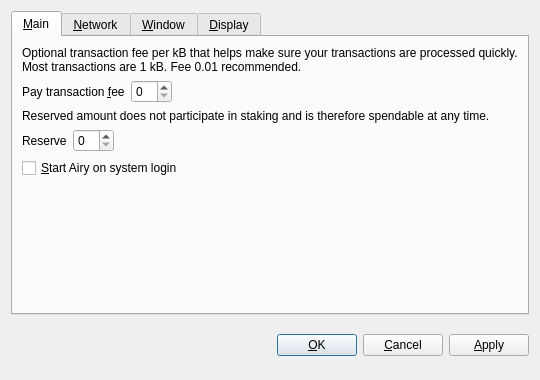
<?xml version="1.0" encoding="UTF-8"?>
<ui version="4.0">
 <class>OptionsDialog</class>
 <widget class="QDialog" name="OptionsDialog">
  <property name="geometry">
   <rect>
    <x>0</x>
    <y>0</y>
    <width>540</width>
    <height>380</height>
   </rect>
  </property>
  <property name="windowTitle">
   <string>Options</string>
  </property>
  <property name="modal">
   <bool>true</bool>
  </property>
  <layout class="QVBoxLayout" name="verticalLayout">
   <item>
    <widget class="QTabWidget" name="tabWidget">
     <property name="tabPosition">
      <enum>QTabWidget::North</enum>
     </property>
     <property name="currentIndex">
      <number>0</number>
     </property>
     <widget class="QWidget" name="tabMain">
      <attribute name="title">
       <string>&amp;Main</string>
      </attribute>
      <layout class="QVBoxLayout" name="verticalLayout_Main">
       <item>
        <widget class="QLabel" name="transactionFeeInfoLabel">
         <property name="text">
          <string>Optional transaction fee per kB that helps make sure your transactions are processed quickly. Most transactions are 1 kB. Fee 0.01 recommended.</string>
         </property>
         <property name="textFormat">
          <enum>Qt::PlainText</enum>
         </property>
         <property name="wordWrap">
          <bool>true</bool>
         </property>
        </widget>
       </item>
       <item>
        <layout class="QHBoxLayout" name="horizontalLayoutFee">
         <item>
          <widget class="QLabel" name="transactionFeeLabel">
           <property name="text">
            <string>Pay transaction &amp;fee</string>
           </property>
           <property name="textFormat">
            <enum>Qt::PlainText</enum>
           </property>
           <property name="buddy">
            <cstring>transactionFee</cstring>
           </property>
          </widget>
         </item>
         <item>
          <widget class="BitcoinAmountField" name="transactionFee"/>
         </item>
         <item>
          <spacer name="horizontalSpacerFee">
           <property name="orientation">
            <enum>Qt::Horizontal</enum>
           </property>
           <property name="sizeHint" stdset="0">
            <size>
             <width>40</width>
             <height>20</height>
            </size>
           </property>
          </spacer>
         </item>
        </layout>
       </item>
       <item>
        <widget class="QLabel" name="reserveBalanceInfoLabel">
         <property name="text">
          <string>Reserved amount does not participate in staking and is therefore spendable at any time.</string>
         </property>
         <property name="textFormat">
          <enum>Qt::PlainText</enum>
         </property>
         <property name="wordWrap">
          <bool>true</bool>
         </property>
        </widget>
       </item>
       <item>
        <layout class="QHBoxLayout" name="horizontalLayoutReserveBalance">
         <item>
          <widget class="QLabel" name="reserveBalanceLabel">
           <property name="text">
            <string>Reserve</string>
           </property>
           <property name="textFormat">
            <enum>Qt::PlainText</enum>
           </property>
           <property name="buddy">
            <cstring>reserveBalance</cstring>
           </property>
          </widget>
         </item>
         <item>
          <widget class="BitcoinAmountField" name="reserveBalance"/>
         </item>
         <item>
          <spacer name="horizontalSpacerReserveBalance">
           <property name="orientation">
            <enum>Qt::Horizontal</enum>
           </property>
           <property name="sizeHint" stdset="0">
            <size>
             <width>40</width>
             <height>20</height>
            </size>
           </property>
          </spacer>
         </item>
        </layout>
       </item>
       <item>
        <widget class="QCheckBox" name="bitcoinAtStartup">
         <property name="toolTip">
          <string>Automatically start Airy after logging in to the system.</string>
         </property>
         <property name="text">
          <string>&amp;Start Airy on system login</string>
         </property>
        </widget>
       </item>
       <item>
        <spacer name="verticalSpacer_Main">
         <property name="orientation">
          <enum>Qt::Vertical</enum>
         </property>
         <property name="sizeHint" stdset="0">
          <size>
           <width>20</width>
           <height>40</height>
          </size>
         </property>
        </spacer>
       </item>
      </layout>
     </widget>
     <widget class="QWidget" name="tabNetwork">
      <attribute name="title">
       <string>&amp;Network</string>
      </attribute>
      <layout class="QVBoxLayout" name="verticalLayout_Network">
       <item>
        <widget class="QCheckBox" name="mapPortUpnp">
         <property name="toolTip">
          <string>Automatically open the Airy client port on the router. This only works when your router supports UPnP and it is enabled.</string>
         </property>
         <property name="text">
          <string>Map port using &amp;UPnP</string>
         </property>
        </widget>
       </item>
       <item>
        <widget class="QCheckBox" name="connectSocks">
         <property name="toolTip">
          <string>Connect to the Airy network through a SOCKS5 proxy (e.g. when connecting through Tor).</string>
         </property>
         <property name="text">
          <string>&amp;Connect through SOCKS5 proxy:</string>
         </property>
        </widget>
       </item>
       <item>
        <layout class="QHBoxLayout" name="horizontalLayout_Network">
         <item>
          <widget class="QLabel" name="proxyIpLabel">
           <property name="text">
            <string>Proxy &amp;IP:</string>
           </property>
           <property name="textFormat">
            <enum>Qt::PlainText</enum>
           </property>
           <property name="buddy">
            <cstring>proxyIp</cstring>
           </property>
          </widget>
         </item>
         <item>
          <widget class="QValidatedLineEdit" name="proxyIp">
           <property name="maximumSize">
            <size>
             <width>140</width>
             <height>16777215</height>
            </size>
           </property>
           <property name="toolTip">
            <string>IP address of the proxy (e.g. 127.0.0.1)</string>
           </property>
          </widget>
         </item>
         <item>
          <widget class="QLabel" name="proxyPortLabel">
           <property name="text">
            <string>&amp;Port:</string>
           </property>
           <property name="textFormat">
            <enum>Qt::PlainText</enum>
           </property>
           <property name="buddy">
            <cstring>proxyPort</cstring>
           </property>
          </widget>
         </item>
         <item>
          <widget class="QLineEdit" name="proxyPort">
           <property name="maximumSize">
            <size>
             <width>55</width>
             <height>16777215</height>
            </size>
           </property>
           <property name="toolTip">
            <string>Port of the proxy (e.g. 9050)</string>
           </property>
          </widget>
         </item>
         <item>
          <spacer name="horizontalSpacer_Network">
           <property name="orientation">
            <enum>Qt::Horizontal</enum>
           </property>
           <property name="sizeHint" stdset="0">
            <size>
             <width>40</width>
             <height>20</height>
            </size>
           </property>
          </spacer>
         </item>
        </layout>
       </item>
       <item>
        <spacer name="verticalSpacer_Network">
         <property name="orientation">
          <enum>Qt::Vertical</enum>
         </property>
         <property name="sizeHint" stdset="0">
          <size>
           <width>20</width>
           <height>40</height>
          </size>
         </property>
        </spacer>
       </item>
      </layout>
     </widget>
     <widget class="QWidget" name="tabWindow">
      <attribute name="title">
       <string>&amp;Window</string>
      </attribute>
      <layout class="QVBoxLayout" name="verticalLayout_Window">
       <item>
        <widget class="QCheckBox" name="minimizeToTray">
         <property name="toolTip">
          <string>Show only a tray icon after minimizing the window.</string>
         </property>
         <property name="text">
          <string>&amp;Minimize to the tray instead of the taskbar</string>
         </property>
        </widget>
       </item>
       <item>
        <widget class="QCheckBox" name="minimizeOnClose">
         <property name="toolTip">
          <string>Minimize instead of exit the application when the window is closed. When this option is enabled, the application will be closed only after selecting Quit in the menu.</string>
         </property>
         <property name="text">
          <string>M&amp;inimize on close</string>
         </property>
        </widget>
       </item>
       <item>
        <spacer name="verticalSpacer_Window">
         <property name="orientation">
          <enum>Qt::Vertical</enum>
         </property>
         <property name="sizeHint" stdset="0">
          <size>
           <width>20</width>
           <height>40</height>
          </size>
         </property>
        </spacer>
       </item>
      </layout>
     </widget>
     <widget class="QWidget" name="tabDisplay">
      <attribute name="title">
       <string>&amp;Display</string>
      </attribute>
      <layout class="QVBoxLayout" name="verticalLayout_Display">
       <item>
        <layout class="QHBoxLayout" name="horizontalLayout_1_Display">
         <item>
          <widget class="QLabel" name="langLabel">
           <property name="text">
            <string>User Interface &amp;language:</string>
           </property>
           <property name="textFormat">
            <enum>Qt::PlainText</enum>
           </property>
           <property name="buddy">
            <cstring>lang</cstring>
           </property>
          </widget>
         </item>
         <item>
          <widget class="QValueComboBox" name="lang">
           <property name="toolTip">
            <string>The user interface language can be set here. This setting will take effect after restarting Airy.</string>
           </property>
          </widget>
         </item>
        </layout>
       </item>
       <item>
        <layout class="QHBoxLayout" name="horizontalLayout_2_Display">
         <item>
          <widget class="QLabel" name="unitLabel">
           <property name="text">
            <string>&amp;Unit to show amounts in:</string>
           </property>
           <property name="textFormat">
            <enum>Qt::PlainText</enum>
           </property>
           <property name="buddy">
            <cstring>unit</cstring>
           </property>
          </widget>
         </item>
         <item>
          <widget class="QValueComboBox" name="unit">
           <property name="toolTip">
            <string>Choose the default subdivision unit to show in the interface and when sending coins.</string>
           </property>
          </widget>
         </item>
        </layout>
       </item>
       <item>
        <widget class="QCheckBox" name="coinControlFeatures">
         <property name="toolTip">
          <string>Whether to show coin control features or not.</string>
         </property>
         <property name="text">
          <string>Display coin &amp;control features (experts only!)</string>
         </property>
        </widget>
       </item>
       <item>
        <widget class="QCheckBox" name="useBlackTheme">
         <property name="text">
          <string>Use black visual theme (requires restart)</string>
         </property>
        </widget>
       </item>
       <item>
        <spacer name="verticalSpacer_Display">
         <property name="orientation">
          <enum>Qt::Vertical</enum>
         </property>
         <property name="sizeHint" stdset="0">
          <size>
           <width>20</width>
           <height>40</height>
          </size>
         </property>
        </spacer>
       </item>
      </layout>
     </widget>
    </widget>
   </item>
   <item>
    <layout class="QHBoxLayout" name="horizontalLayout_Buttons">
     <item>
      <spacer name="horizontalSpacer_1">
       <property name="orientation">
        <enum>Qt::Horizontal</enum>
       </property>
       <property name="sizeHint" stdset="0">
        <size>
         <width>40</width>
         <height>48</height>
        </size>
       </property>
      </spacer>
     </item>
     <item>
      <widget class="QLabel" name="statusLabel">
       <property name="font">
        <font>
         <weight>75</weight>
         <bold>true</bold>
        </font>
       </property>
       <property name="text">
        <string/>
       </property>
       <property name="textFormat">
        <enum>Qt::PlainText</enum>
       </property>
       <property name="wordWrap">
        <bool>true</bool>
       </property>
      </widget>
     </item>
     <item>
      <spacer name="horizontalSpacer_2">
       <property name="orientation">
        <enum>Qt::Horizontal</enum>
       </property>
       <property name="sizeHint" stdset="0">
        <size>
         <width>40</width>
         <height>48</height>
        </size>
       </property>
      </spacer>
     </item>
     <item>
      <widget class="QPushButton" name="okButton">
       <property name="text">
        <string>&amp;OK</string>
       </property>
      </widget>
     </item>
     <item>
      <widget class="QPushButton" name="cancelButton">
       <property name="text">
        <string>&amp;Cancel</string>
       </property>
       <property name="autoDefault">
        <bool>false</bool>
       </property>
      </widget>
     </item>
     <item>
      <widget class="QPushButton" name="applyButton">
       <property name="text">
        <string>&amp;Apply</string>
       </property>
       <property name="autoDefault">
        <bool>false</bool>
       </property>
      </widget>
     </item>
    </layout>
   </item>
  </layout>
 </widget>
 <customwidgets>
  <customwidget>
   <class>BitcoinAmountField</class>
   <extends>QSpinBox</extends>
   <header>bitcoinamountfield.h</header>
   <container>1</container>
  </customwidget>
  <customwidget>
   <class>QValueComboBox</class>
   <extends>QComboBox</extends>
   <header>qvaluecombobox.h</header>
  </customwidget>
  <customwidget>
   <class>QValidatedLineEdit</class>
   <extends>QLineEdit</extends>
   <header>qvalidatedlineedit.h</header>
  </customwidget>
 </customwidgets>
 <resources/>
 <connections/>
</ui>
